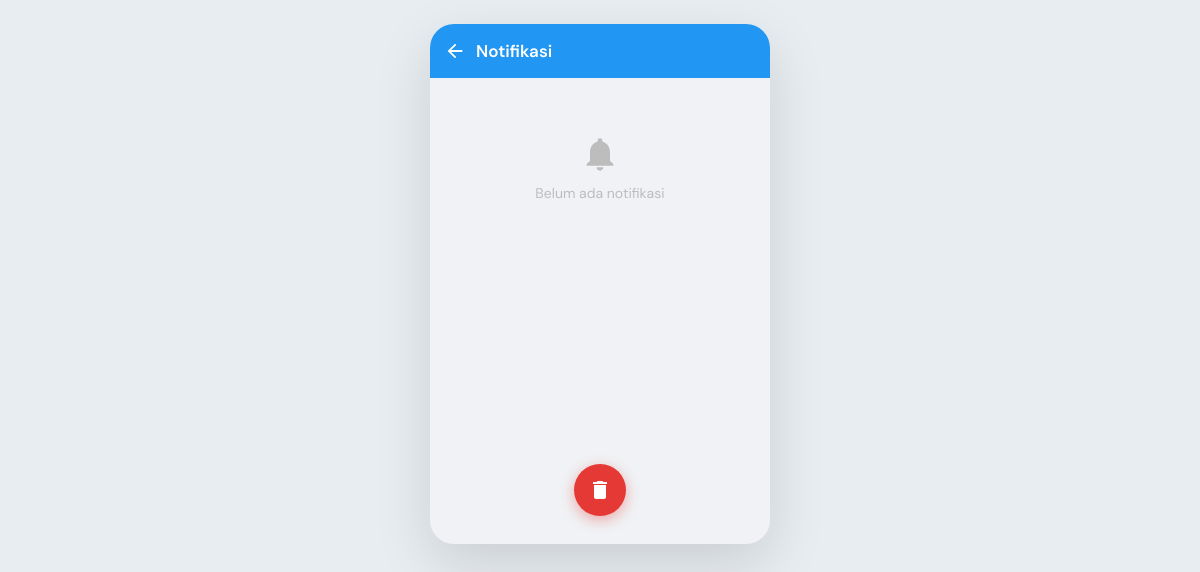
The page /front-end/notifikasi_balaiyasa.php on the database as committed earlier.
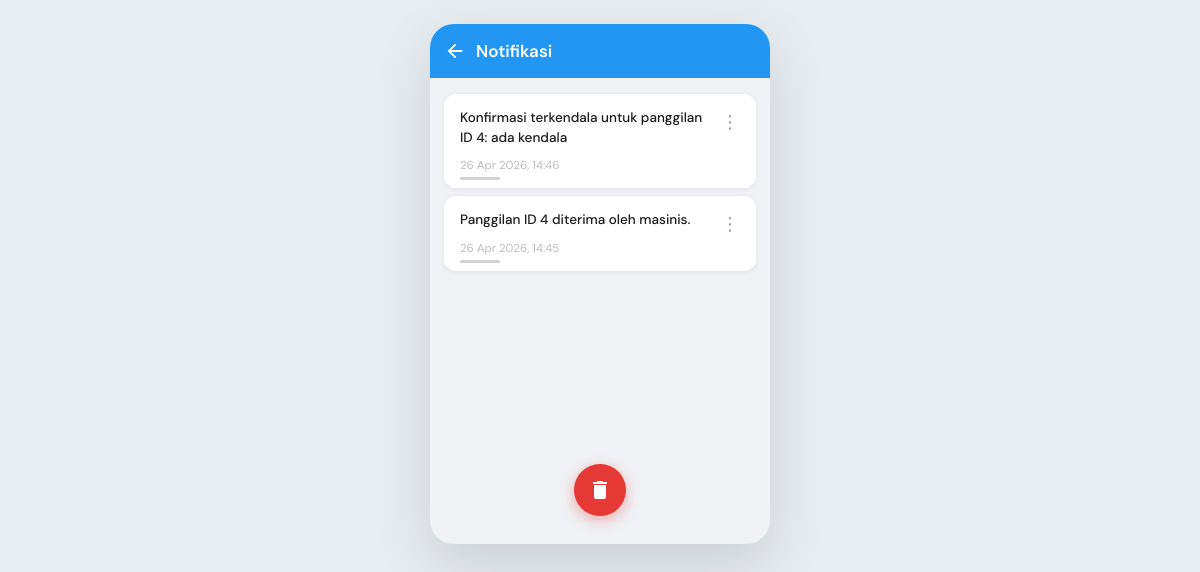
The same page on the database as committed later.
### tables this page shows
CREATE TABLE `notification_balaiyasa` (
  `id` int(255) NOT NULL,
  `message` text NOT NULL,
  `created_at` datetime DEFAULT current_timestamp()
);

### front-end/notifikasi_balaiyasa.php (the view, shortened to what this page needs)
<?php
require_once __DIR__ . '/../src/db/lms.php';
$notifs = [];
$result = $db->query("SELECT id, message, created_at FROM notification_balaiyasa ORDER BY created_at DESC");
if ($result && $result->num_rows > 0) {
    while ($row = $result->fetch_assoc()) {
        $notifs[] = $row;
    }
}
?>
<!DOCTYPE html>
<html lang="id">
<head>
    <link rel="stylesheet" href="../styling_feature/notifikasi_balaiyasa.css">
</head>
<body>
<div class="shell">
    <div class="topbar">
        <a href="dashboard_timbalaiyasa.php" class="back-btn">
            <svg viewBox="0 0 24 24"><path d="M20 11H7.83l5.59-5.59L12 4l-8 8 8 8 1.41-1.41L7.83 13H20v-2z"/></svg>
        </a>
        <h1>Notifikasi</h1>
    </div>
    <div class="page-body">
        <?php if (empty($notifs)): ?>
            <div class="empty-state">
                <svg viewBox="0 0 24 24"><path d="M12 22c1.1 0 2-.9 2-2h-4a2 2 0 0 0 2 2zm6-6V11c0-3.07-1.64-5.64-4.5-6.32V4a1.5 1.5 0 0 0-3 0v.68C7.63 5.36 6 7.92 6 11v5l-2 2v1h16v-1l-2-2z"/></svg>
                <p>Belum ada notifikasi</p>
            </div>
        <?php else: ?>
            <div class="notif-list">
                <?php foreach ($notifs as $n): ?>
                    <div class="notif-card">
                        <div class="notif-body">
                            <p class="notif-msg"><?= htmlspecialchars($n['message']) ?></p>
                            <span class="notif-time"><?= date('d M Y, H:i', strtotime($n['created_at'])) ?></span>
                        </div>
                        <div class="menu-wrap">
                            <label for="menu-<?= $n['id'] ?>" class="menu-btn">⋮</label>
                        </div>
                    </div>
                <?php endforeach; ?>
            </div>
        <?php endif; ?>
    </div>
    <div class="trash-wrap">
        <form action="../src/feature/notification/endpoint/delete_all_notification.php" method="POST"
              onsubmit="return confirm('Hapus semua notifikasi?')">
            <button type="submit" class="btn-trash" title="Hapus semua notifikasi">
                <svg viewBox="0 0 24 24">
                    <path d="M6 19a2 2 0 0 0 2 2h8a2 2 0 0 0 2-2V7H6v12zM19 4h-3.5l-1-1h-5l-1 1H5v2h14V4z"/>
                </svg>
            </button>
        </form>
    </div>
</div>
</body>
</html>

### styling_feature/notifikasi_balaiyasa.css (style rules this page uses)
*, *::before, *::after { box-sizing: border-box; margin: 0; padding: 0; }
:root { --blue: #2196F3; --red: #E53935; --dark: #1a1a1a; --gray: #757575; --lgray: #bdbdbd; --bg: #f0f2f5; --card: #ffffff; }
body { font-family: 'DM Sans', sans-serif; background: #e8edf2; min-height: 100vh; display: flex; align-items: flex-start; justify-content: center; padding: 24px 12px; }
.shell { width: min(340px, 100%); background: var(--bg); border-radius: clamp(0px, 3.5vw, 24px); box-shadow: 0 20px 56px rgba(0,0,0,.13); overflow: hidden; animation: fadeUp .4s ease both; min-height: 520px; display: flex; flex-direction: column; }
.topbar { background: var(--blue); display: flex; align-items: center; padding: 16px 14px; gap: 10px; flex-shrink: 0; }
.back-btn { display: flex; align-items: center; color: #fff; text-decoration: none; }
.back-btn svg { width: 22px; height: 22px; fill: #fff; }
.topbar h1 { font-size: 17px; font-weight: 600; color: #fff; }
.page-body { padding: 16px 14px 8px; display: flex; flex-direction: column; gap: 10px; flex: 1; }
.notif-list { display: flex; flex-direction: column; gap: 8px; }
.notif-card { background: var(--card); border-radius: 12px; padding: 14px 12px 14px 16px; display: flex; align-items: flex-start; gap: 8px; box-shadow: 0 1px 5px rgba(0,0,0,.07); animation: itemIn .25s ease both; position: relative; }
.notif-body { flex: 1; min-width: 0; }
.notif-msg { font-size: 13.5px; font-weight: 500; color: var(--dark); line-height: 1.45; margin-bottom: 6px; }
.notif-time { font-size: 11.5px; color: var(--lgray); }
.notif-card::after { content: ''; position: absolute; bottom: 8px; left: 16px; width: 40px; height: 3px; background: #d0d0d0; border-radius: 2px; }
.menu-wrap { position: relative; flex-shrink: 0; }
.menu-btn { display: flex; align-items: center; justify-content: center; width: 28px; height: 28px; font-size: 18px; color: #999; cursor: pointer; border-radius: 6px; user-select: none; line-height: 1; transition: background .15s; }
.trash-wrap { display: flex; justify-content: center; padding: 20px 0 28px; flex-shrink: 0; }
.btn-trash { width: 52px; height: 52px; border-radius: 50%; background: var(--red); border: none; cursor: pointer; display: flex; align-items: center; justify-content: center; box-shadow: 0 4px 14px rgba(229,57,53,.4); transition: opacity .15s, transform .1s; }
.btn-trash svg { width: 24px; height: 24px; fill: #fff; }
.empty-state { display: flex; flex-direction: column; align-items: center; gap: 10px; padding: 40px 0; color: var(--lgray); }
.empty-state svg { width: 40px; height: 40px; fill: var(--lgray); }
.empty-state p { font-size: 14px; }

Rows that differ between the two databases and show on the page:
added notification_balaiyasa: message "Konfirmasi terkendala untuk panggilan ID 4: ada kendala", created_at "26 Apr 2026, 14:46"
added notification_balaiyasa: message "Panggilan ID 4 diterima oleh masinis.", created_at "26 Apr 2026, 14:45"
Other text that changed with them:
text no longer shown: "Belum ada notifikasi"
